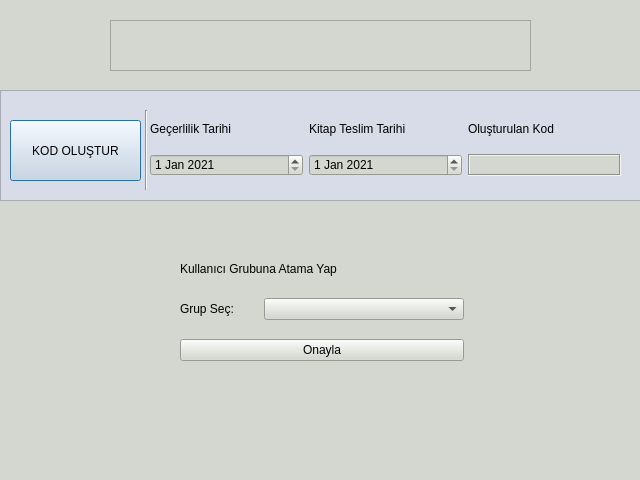
<?xml version="1.0" encoding="UTF-8"?>
<ui version="4.0">
 <class>MainWindow</class>
 <widget class="QMainWindow" name="MainWindow">
  <property name="geometry">
   <rect>
    <x>0</x>
    <y>0</y>
    <width>640</width>
    <height>480</height>
   </rect>
  </property>
  <property name="windowTitle">
   <string>KÜTÜPHANE İŞLEMLERİ</string>
  </property>
  <property name="styleSheet">
   <string notr="true">background-color: rgb(211, 215, 207);</string>
  </property>
  <widget class="QWidget" name="centralwidget">
   <widget class="QLabel" name="book_name">
    <property name="geometry">
     <rect>
      <x>110</x>
      <y>20</y>
      <width>421</width>
      <height>51</height>
     </rect>
    </property>
    <property name="font">
     <font>
      <family>URW Bookman L</family>
      <pointsize>20</pointsize>
     </font>
    </property>
    <property name="frameShape">
     <enum>QFrame::StyledPanel</enum>
    </property>
    <property name="frameShadow">
     <enum>QFrame::Sunken</enum>
    </property>
    <property name="text">
     <string>&lt;html&gt;&lt;head/&gt;&lt;body&gt;&lt;p&gt;&lt;br/&gt;&lt;/p&gt;&lt;/body&gt;&lt;/html&gt;</string>
    </property>
    <property name="scaledContents">
     <bool>true</bool>
    </property>
    <property name="alignment">
     <set>Qt::AlignCenter</set>
    </property>
    <property name="wordWrap">
     <bool>true</bool>
    </property>
   </widget>
   <widget class="QFrame" name="frame">
    <property name="geometry">
     <rect>
      <x>0</x>
      <y>90</y>
      <width>641</width>
      <height>111</height>
     </rect>
    </property>
    <property name="styleSheet">
     <string notr="true">background-color: rgb(215, 220, 232);</string>
    </property>
    <property name="frameShape">
     <enum>QFrame::StyledPanel</enum>
    </property>
    <property name="frameShadow">
     <enum>QFrame::Raised</enum>
    </property>
    <widget class="QWidget" name="">
     <property name="geometry">
      <rect>
       <x>150</x>
       <y>20</y>
       <width>471</width>
       <height>66</height>
      </rect>
     </property>
     <layout class="QGridLayout" name="gridLayout">
      <item row="1" column="1">
       <widget class="QDateEdit" name="book_date_edit">
        <property name="styleSheet">
         <string notr="true">background-color: rgb(211, 215, 207);</string>
        </property>
        <property name="date">
         <date>
          <year>2021</year>
          <month>1</month>
          <day>1</day>
         </date>
        </property>
       </widget>
      </item>
      <item row="1" column="2">
       <widget class="QLabel" name="code_output">
        <property name="styleSheet">
         <string notr="true">background-color: rgb(211, 215, 207);</string>
        </property>
        <property name="frameShape">
         <enum>QFrame::Box</enum>
        </property>
        <property name="frameShadow">
         <enum>QFrame::Sunken</enum>
        </property>
        <property name="text">
         <string/>
        </property>
        <property name="scaledContents">
         <bool>true</bool>
        </property>
       </widget>
      </item>
      <item row="0" column="2">
       <widget class="QLabel" name="label_5">
        <property name="styleSheet">
         <string notr="true">background-color: rgb(215, 220, 232);</string>
        </property>
        <property name="text">
         <string>Oluşturulan Kod</string>
        </property>
       </widget>
      </item>
      <item row="0" column="1">
       <widget class="QLabel" name="label_4">
        <property name="styleSheet">
         <string notr="true">background-color: rgb(215, 220, 232);</string>
        </property>
        <property name="text">
         <string>Kitap Teslim Tarihi</string>
        </property>
       </widget>
      </item>
      <item row="1" column="0">
       <widget class="QDateEdit" name="code_date_edit">
        <property name="styleSheet">
         <string notr="true">background-color: rgb(211, 215, 207);</string>
        </property>
        <property name="date">
         <date>
          <year>2021</year>
          <month>1</month>
          <day>1</day>
         </date>
        </property>
       </widget>
      </item>
      <item row="0" column="0">
       <widget class="QLabel" name="label_3">
        <property name="styleSheet">
         <string notr="true">background-color: rgb(215, 220, 232);</string>
        </property>
        <property name="text">
         <string>Geçerlilik Tarihi</string>
        </property>
       </widget>
      </item>
     </layout>
    </widget>
    <widget class="QPushButton" name="generate_code_btn">
     <property name="geometry">
      <rect>
       <x>10</x>
       <y>30</y>
       <width>131</width>
       <height>61</height>
      </rect>
     </property>
     <property name="text">
      <string>KOD OLUŞTUR</string>
     </property>
     <property name="default">
      <bool>true</bool>
     </property>
    </widget>
    <widget class="Line" name="line">
     <property name="geometry">
      <rect>
       <x>145</x>
       <y>20</y>
       <width>3</width>
       <height>80</height>
      </rect>
     </property>
     <property name="orientation">
      <enum>Qt::Vertical</enum>
     </property>
    </widget>
   </widget>
   <widget class="QWidget" name="">
    <property name="geometry">
     <rect>
      <x>180</x>
      <y>240</y>
      <width>284</width>
      <height>141</height>
     </rect>
    </property>
    <layout class="QGridLayout" name="gridLayout_2" rowstretch="0,0,0,0" columnstretch="0,0" rowminimumheight="0,0,0,0">
     <property name="sizeConstraint">
      <enum>QLayout::SetNoConstraint</enum>
     </property>
     <property name="spacing">
      <number>0</number>
     </property>
     <item row="1" column="0">
      <widget class="QLabel" name="label_6">
       <property name="maximumSize">
        <size>
         <width>16777215</width>
         <height>20</height>
        </size>
       </property>
       <property name="text">
        <string>Grup Seç:</string>
       </property>
      </widget>
     </item>
     <item row="1" column="1">
      <widget class="QComboBox" name="userBox">
       <property name="minimumSize">
        <size>
         <width>200</width>
         <height>0</height>
        </size>
       </property>
      </widget>
     </item>
     <item row="0" column="0" colspan="2">
      <widget class="QLabel" name="label_2">
       <property name="maximumSize">
        <size>
         <width>16777215</width>
         <height>20</height>
        </size>
       </property>
       <property name="text">
        <string>Kullanıcı Grubuna Atama Yap</string>
       </property>
      </widget>
     </item>
     <item row="3" column="0" colspan="2">
      <widget class="QPushButton" name="set_user_btn">
       <property name="text">
        <string>Onayla</string>
       </property>
      </widget>
     </item>
    </layout>
   </widget>
   <zorder>frame</zorder>
   <zorder>book_name</zorder>
   <zorder>label_3</zorder>
   <zorder>code_date_edit</zorder>
   <zorder>label_4</zorder>
   <zorder>book_date_edit</zorder>
   <zorder>code_output</zorder>
   <zorder>label_5</zorder>
   <zorder>userBox</zorder>
   <zorder>label_2</zorder>
   <zorder>set_user_btn</zorder>
  </widget>
  <widget class="QStatusBar" name="statusbar"/>
 </widget>
 <resources/>
 <connections/>
</ui>
